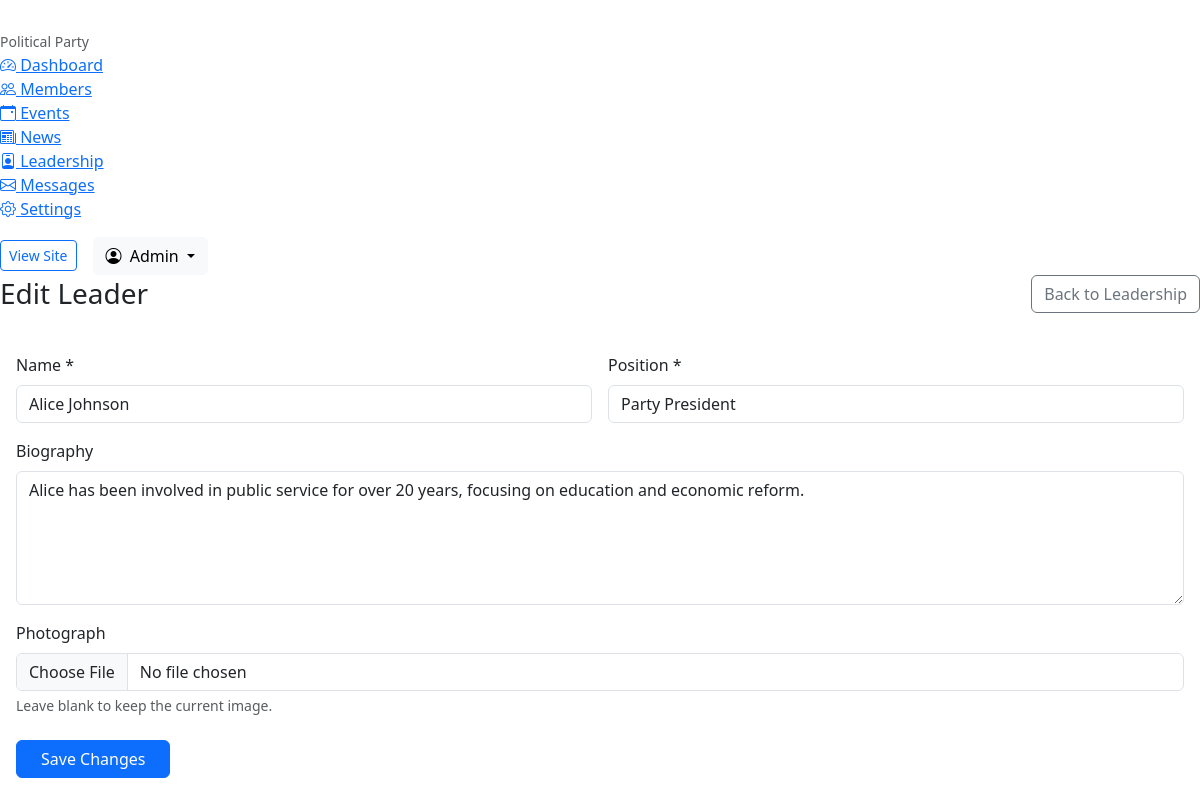
Screenshot of /admin/edit-leader.php?id=1 (signed in) with the database file from the repository.
### tables this page shows
CREATE TABLE `leadership` (
  `id` int(11) NOT NULL,
  `name` varchar(100) NOT NULL,
  `position` varchar(100) NOT NULL,
  `biography` text NOT NULL,
  `image` varchar(255) DEFAULT NULL,
  `created_at` timestamp NOT NULL DEFAULT current_timestamp()
);

### includes/functions.php (called while the page is built, shortened)
<?php
function h($string) {
    return htmlspecialchars((string)$string, ENT_QUOTES, 'UTF-8');
}

### admin/edit-leader.php (the view, shortened to what this page needs)
<?php
require_once '../includes/admin_header.php';
$id = (int)$_GET['id'];
$stmt = $conn->prepare("SELECT * FROM leadership WHERE id = ?");
$stmt->bind_param("i", $id);
$stmt->execute();
$leader = $stmt->get_result()->fetch_assoc();
?>
<div class="d-flex justify-content-between align-items-center mb-4">
    <h2 class="h3 mb-0 text-gray-800">Edit Leader</h2>
    <a href="leadership.php" class="btn btn-outline-secondary">Back to Leadership</a>
</div>
<div class="card shadow-sm mb-4">
    <div class="card-body">
        <form action="edit-leader.php?id=<?= $id ?>" method="POST" enctype="multipart/form-data">
            <div class="row g-3">
                <div class="col-md-6">
                    <label class="form-label">Name *</label>
                    <input type="text" class="form-control" name="name" required value="<?= h($_POST['name'] ?? $leader['name']) ?>">
                </div>
                <div class="col-md-6">
                    <label class="form-label">Position *</label>
                    <input type="text" class="form-control" name="position" required value="<?= h($_POST['position'] ?? $leader['position']) ?>">
                </div>
                <div class="col-12">
                    <label class="form-label">Biography</label>
                    <textarea class="form-control" name="biography" rows="5"><?= h($_POST['biography'] ?? $leader['biography']) ?></textarea>
                </div>
                <div class="col-12">
                    <label class="form-label">Photograph</label>
                    <input type="file" class="form-control" name="image" accept="image/jpeg, image/png, image/webp">
                    <div class="form-text">Leave blank to keep the current image.</div>
                </div>
                <div class="col-12 mt-4">
                    <button type="submit" class="btn btn-primary px-4">Save Changes</button>
                </div>
            </div>
        </form>
    </div>
</div>
<?php require_once '../includes/admin_footer.php'; ?>

### assets/css/admin.css (style rules this page uses)
body { background-color: var(--surface-color); }
.card { border: 1px solid var(--border-color); border-radius: var(--border-radius-md); box-shadow: none !important; background-color: var(--bg-color); }

### rows the page displays
leadership: name "Alice Johnson", position "Party President", biography "Alice has been involved in public service for over 20 years, focusing on education and economic reform."

### other values shown
APP_NAME "Political Party"
